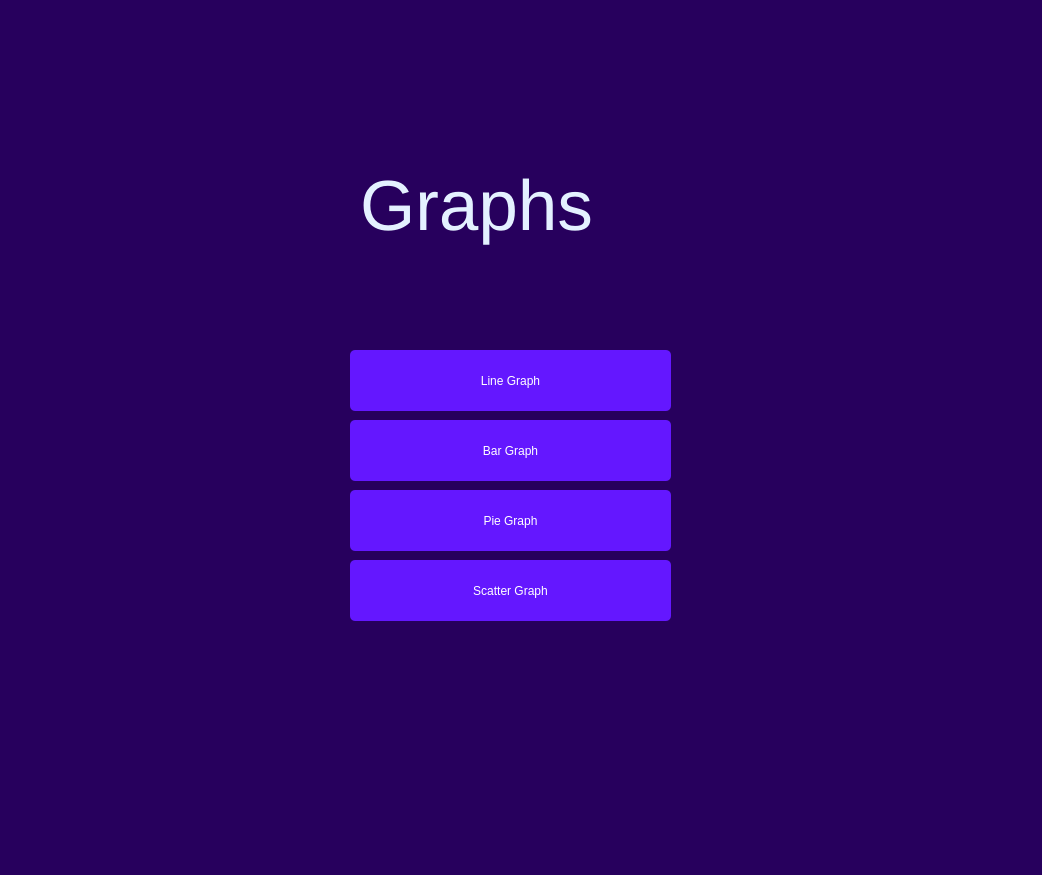
<?xml version="1.0" encoding="UTF-8"?>
<ui version="4.0">
 <class>Form</class>
 <widget class="QWidget" name="Form">
  <property name="geometry">
   <rect>
    <x>0</x>
    <y>0</y>
    <width>1042</width>
    <height>875</height>
   </rect>
  </property>
  <property name="windowTitle">
   <string>Form</string>
  </property>
  <property name="styleSheet">
   <string notr="true">background-color: #27005D;
</string>
  </property>
  <widget class="QPushButton" name="SingleColSort">
   <property name="geometry">
    <rect>
     <x>350</x>
     <y>350</y>
     <width>321</width>
     <height>61</height>
    </rect>
   </property>
   <property name="styleSheet">
    <string notr="true">
background-color: rgb(100, 23, 255);
color: rgb(255, 255, 255);
font: 16pt &quot;Mongolian Baiti&quot;;
border-radius: 5px;




</string>
   </property>
   <property name="text">
    <string>Line Graph</string>
   </property>
  </widget>
  <widget class="QPushButton" name="MultiColSort">
   <property name="geometry">
    <rect>
     <x>350</x>
     <y>420</y>
     <width>321</width>
     <height>61</height>
    </rect>
   </property>
   <property name="styleSheet">
    <string notr="true">background-color:  rgb(100, 23, 255);
color: rgb(255, 255, 255);
font: 16pt &quot;Mongolian Baiti&quot;;
border-radius: 5px;




</string>
   </property>
   <property name="text">
    <string>Bar Graph</string>
   </property>
  </widget>
  <widget class="QLabel" name="label_2">
   <property name="geometry">
    <rect>
     <x>360</x>
     <y>140</y>
     <width>291</width>
     <height>131</height>
    </rect>
   </property>
   <property name="maximumSize">
    <size>
     <width>501</width>
     <height>131</height>
    </size>
   </property>
   <property name="font">
    <font>
     <family>MS Shell Dlg 2</family>
     <pointsize>53</pointsize>
     <weight>9</weight>
     <italic>false</italic>
     <bold>false</bold>
    </font>
   </property>
   <property name="styleSheet">
    <string notr="true">color: #E4F1FF;
font: 75 53pt &quot;MS Shell Dlg 2&quot;;</string>
   </property>
   <property name="text">
    <string>Graphs</string>
   </property>
  </widget>
  <widget class="QPushButton" name="MultiColSearch">
   <property name="geometry">
    <rect>
     <x>350</x>
     <y>560</y>
     <width>321</width>
     <height>61</height>
    </rect>
   </property>
   <property name="styleSheet">
    <string notr="true">background-color:  rgb(100, 23, 255);
color: rgb(255, 255, 255);
font: 16pt &quot;Mongolian Baiti&quot;;
border-radius: 5px;




</string>
   </property>
   <property name="text">
    <string>Scatter Graph</string>
   </property>
  </widget>
  <widget class="QPushButton" name="SingleColSearch">
   <property name="geometry">
    <rect>
     <x>350</x>
     <y>490</y>
     <width>321</width>
     <height>61</height>
    </rect>
   </property>
   <property name="styleSheet">
    <string notr="true">
background-color: rgb(100, 23, 255);
color: rgb(255, 255, 255);
font: 16pt &quot;Mongolian Baiti&quot;;
border-radius: 5px;




</string>
   </property>
   <property name="text">
    <string>Pie Graph</string>
   </property>
  </widget>
 </widget>
 <resources/>
 <connections/>
</ui>
